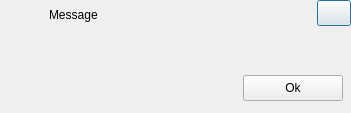
<?xml version="1.0" encoding="UTF-8"?>
<ui version="4.0">
 <class>dialogWidget</class>
 <widget class="QDialog" name="dialogWidget">
  <property name="geometry">
   <rect>
    <x>0</x>
    <y>0</y>
    <width>351</width>
    <height>113</height>
   </rect>
  </property>
  <property name="windowTitle">
   <string>Message</string>
  </property>
  <property name="styleSheet">
   <string notr="true">QWidget#dialogWidget {
   background: rgba(45,45,48, 255);
}

QLabel {
   color: white;
}

QLabel#lbl_title {
    color: rgb(160,160,165);
}

QLabel#lbl_title:!active {
    color: rgb(100,100,105);
}

QLabel#lbl_icon {
    background-image: url(:/ProjectWizard/icon_small);
}

QLabel#lbl_icon:!active {
    background-image: url(:/ProjectWizard/icon_small_inactive);
}

QLineEdit {
   color: white;
   border: 1px solid rgb(63,63,70);
   background: rgb(63,63,70);
   selection-color: rgb(165,206,247);
   selection-background-color: rgb(58,99,144);
}

QLineEdit:focus {
   border: 1px solid rgb(51,153,255);
}

QLineEdit:disabled {
   color: rgb(81,101,92);
   border: 1px solid rgb(67,67,70);
   background: rgb(45,45,48);
}

QCheckBox {
   color: white;
}

QCheckBox:disabled {
   color: rgb(150,150,150);
}

QCheckBox::indicator {
    width: 13px;
    height: 13px;
}

QCheckBox::indicator:unchecked {
    image: url(:/ProjectWizard/cb_icon);
}

QCheckBox::indicator:unchecked:hover {
    image: url(:/ProjectWizard/cb_icon_active);
}

QCheckBox::indicator:checked {
    image: url(:/ProjectWizard/cb_icon_checked);
}

QCheckBox::indicator:checked:hover {
    image: url(:/ProjectWizard/cb_icon_checked_active);
}

QGroupBox {
    background-color: rgb(37,37,38);
    border: 0px;
    margin-top: 0.5em;
}

QGroupBox::title {
    color: white;
    subcontrol-origin: margin;
    left: 10px;
    padding: 0 3px 0 3px;
}

QPushButton {
    background-color: rgb(37,37,38);
    border: 1px solid rgb(100,100,110);
    color: rgb(100,100,110);
}

QPushButton:hover {
    background-color: rgb(37,37,38);
    border: 1px solid rgb(51,153,255);
    color: rgb(51,153,255);
}

QPushButton:pressed {
    background-color: rgb(51,153,255);
    border: 1px solid rgb(51,153,255);
    color: rgb(37,37,38);
}

QPushButton#btn_close {
    border: 0px;
    background-image: url(:/ProjectWizard/btn_close);
}

QPushButton#btn_close:disabled {
    background-image: url(:/ProjectWizard/btn_close_inactive);
}

QPushButton#btn_close:hover {
    background-image: url(:/ProjectWizard/btn_close_hover);
}

QPushButton#btn_close:pressed {
    background-image: url(:/ProjectWizard/btn_close_pressed);
}

QPushButton#btn_restore {
    border: 0px;
    background-image: url(:/ProjectWizard/btn_restore);
}

QPushButton#btn_restore:disabled {
    background-image: url(:/ProjectWizard/btn_restore_inactive);
}

QPushButton#btn_restore:hover {
    background-image: url(:/ProjectWizard/btn_restore_hover);
}

QPushButton#btn_restore:pressed {
    background-image: url(:/ProjectWizard/btn_restore_pressed);
}

QPushButton#btn_minimize {
    border: 0px;
    background-image: url(:/ProjectWizard/btn_minimize);
}

QPushButton#btn_minimize:disabled {
    background-image: url(:/ProjectWizard/btn_minimize_inactive);
}

QPushButton#btn_minimize:hover {
    background-image: url(:/ProjectWizard/btn_minimize_hover);
}

QPushButton#btn_minimize:pressed {
    background-image: url(:/ProjectWizard/btn_minimize_pressed);
}

QToolTip {
    border: 0px;
    background: rgb(14,14,15);
    color: rgb(180,180,180);
}

QTabWidget QStackedWidget &gt; QWidget {
    background-color: rgb(37,37,38);
}

QTabWidget::pane {}

QTabBar::tab {
    color: white;
    background: rgb(37,37,38);
    border: 1px solid rgb(37,37,38);
    min-width: 60px;
    padding: 6px;
}

QTabBar::tab:!selected {
    color: rgb(160,160,165);
    background: rgb(45,45,48);
}

QTabBar::tab::selected {
    color: rgb(255,67,209);
}

QTabBar::tab::first::selected {
    color: rgb(230,170,0);
}

QTabBar::tab::last::selected {
    color: rgb(206,185,128);
}</string>
  </property>
  <widget class="QLabel" name="lbl_title">
   <property name="geometry">
    <rect>
     <x>49</x>
     <y>7</y>
     <width>261</width>
     <height>16</height>
    </rect>
   </property>
   <property name="text">
    <string>Message</string>
   </property>
  </widget>
  <widget class="QPushButton" name="btn_close">
   <property name="geometry">
    <rect>
     <x>317</x>
     <y>0</y>
     <width>34</width>
     <height>26</height>
    </rect>
   </property>
   <property name="text">
    <string/>
   </property>
  </widget>
  <widget class="QLabel" name="lbl_icon">
   <property name="geometry">
    <rect>
     <x>14</x>
     <y>6</y>
     <width>22</width>
     <height>22</height>
    </rect>
   </property>
   <property name="text">
    <string/>
   </property>
  </widget>
  <widget class="QWidget" name="verticalLayoutWidget">
   <property name="geometry">
    <rect>
     <x>10</x>
     <y>40</y>
     <width>333</width>
     <height>61</height>
    </rect>
   </property>
   <layout class="QVBoxLayout" name="verticalLayout">
    <item>
     <widget class="QLabel" name="lbl_text">
      <property name="minimumSize">
       <size>
        <width>331</width>
        <height>21</height>
       </size>
      </property>
      <property name="maximumSize">
       <size>
        <width>331</width>
        <height>16777215</height>
       </size>
      </property>
      <property name="text">
       <string/>
      </property>
      <property name="alignment">
       <set>Qt::AlignLeading|Qt::AlignLeft|Qt::AlignTop</set>
      </property>
      <property name="wordWrap">
       <bool>true</bool>
      </property>
     </widget>
    </item>
    <item>
     <widget class="QPushButton" name="btn_ok">
      <property name="minimumSize">
       <size>
        <width>100</width>
        <height>26</height>
       </size>
      </property>
      <property name="maximumSize">
       <size>
        <width>100</width>
        <height>26</height>
       </size>
      </property>
      <property name="layoutDirection">
       <enum>Qt::RightToLeft</enum>
      </property>
      <property name="text">
       <string>Ok</string>
      </property>
     </widget>
    </item>
   </layout>
  </widget>
 </widget>
 <resources>
  <include location="projectwizard.qrc"/>
 </resources>
 <connections/>
</ui>
